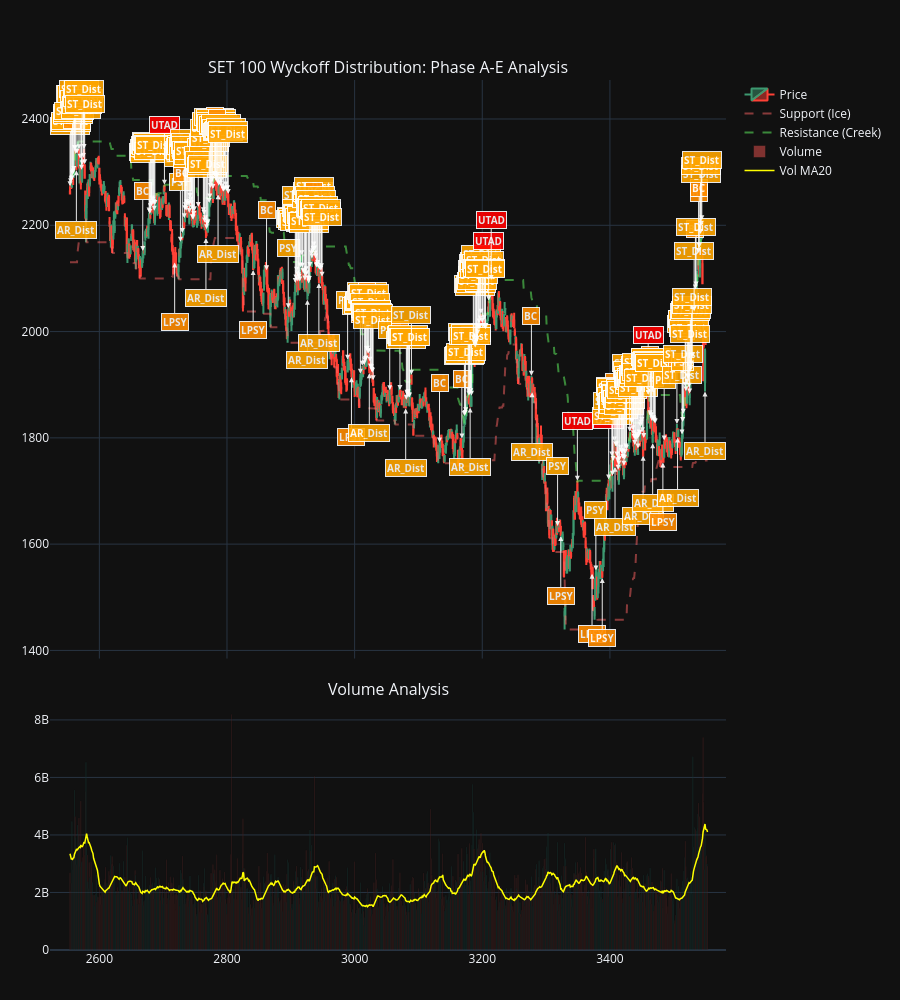

This figure's notebook cell:
### Code cell
# --- Visualization: Full Distribution Phase A-E (Updated) --- #

# 1. รายชื่อ Event ฝั่ง Distribution ให้ครบตาม Logic ใหม่
dist_events = ['PSY', 'BC', 'AR_Dist', 'ST_Dist', 'UT', 'UTAD', 'SOW', 'LPSY']

# 2. ขยายช่วงข้อมูลเป็น 700-1000 วัน เพื่อให้เห็นรอบการแจกจ่ายที่ชัดเจน
dfpl = df.tail(1000).copy()

# 3. สร้าง Figure
fig = make_subplots(rows=2, cols=1, shared_xaxes=True, vertical_spacing=0.05, 
                    row_heights=[0.7, 0.3], 
                    subplot_titles=('SET 100 Wyckoff Distribution: Phase A-E Analysis', 'Volume Analysis'))

# --- กราฟบน: ราคา และ Trading Range ---
fig.add_trace(go.Candlestick(x=dfpl.index, open=dfpl['Open'], high=dfpl['High'], 
                             low=dfpl['Low'], close=dfpl['Close'], name='Price'), row=1, col=1)

# เส้นแนวรับ-แนวต้าน (Trading Range boundaries)
fig.add_trace(go.Scatter(x=dfpl.index, y=dfpl['Support_TR'], 
                         line=dict(color='rgba(255, 100, 100, 0.5)', dash='dash'), 
                         name='Support (Ice)'), row=1, col=1)
fig.add_trace(go.Scatter(x=dfpl.index, y=dfpl['Resistance_TR'], 
                         line=dict(color='rgba(100, 255, 100, 0.5)', dash='dash'), 
                         name='Resistance (Creek)'), row=1, col=1)

# กรอง Event
event_df = dfpl[dfpl['Wyckoff_Event'].isin(dist_events)]

# 4. เพิ่ม Annotations แยกสีตาม "ระดับความอันตราย"
for idx, row in event_df.iterrows():
    e_name = row['Wyckoff_Event']
    
    # กำหนดสีตามความสำคัญ
    if e_name in ['UTAD', 'SOW']:
        bg_color = "#FF0000"   # แดงสด: จุดเปลี่ยนเทรนสำคัญ (Phase C/D)
    elif e_name in ['BC', 'LPSY']:
        bg_color = "#FF8C00"   # ส้มเข้ม: จุดที่แรงซื้อเริ่มหมด (Phase A/D)
    elif e_name == 'UT':
        bg_color = "#B22222"   # แดงเข้ม: จุดทดสอบแรงขายด้านบน
    else:
        bg_color = "#FFA500"   # ส้มมาตรฐาน: จุดเริ่มสร้างกรอบ (Phase A/B)
    
    # กำหนดตำแหน่งการวาง (สลับ บน-ล่าง)
    # จุดที่เกิดบริเวณแนวต้าน (ด้านบน): PSY, BC, ST_Dist, UT, UTAD
    is_top_zone = e_name in ['PSY', 'BC', 'ST_Dist', 'UT', 'UTAD']
    y_pos = row['High'] if is_top_zone else row['Low']
    ay_val = -60 if is_top_zone else 60
    
    fig.add_annotation(
        x=idx, y=y_pos,
        text=f"<b>{e_name}</b>",
        showarrow=True, arrowhead=2, arrowcolor="white",
        ax=0, ay=ay_val,
        bgcolor=bg_color,
        font=dict(color="white", size=10),
        bordercolor="white",
        opacity=0.9
    )

# --- กราฟล่าง: Volume Analysis ---
vol_colors = ['#26a69a' if c >= o else '#ef5350' for c, o in zip(dfpl['Close'], dfpl['Open'])]
fig.add_trace(go.Bar(x=dfpl.index, y=dfpl['Volume'], name='Volume', 
                     marker_color=vol_colors, opacity=0.5), row=2, col=1)

fig.add_trace(go.Scatter(x=dfpl.index, y=dfpl['Vol_MA20'], 
                         line=dict(color='yellow', width=1.5), name='Vol MA20'), row=2, col=1)

# ปรับแต่ง Layout ให้สอดคล้องกับฝั่ง Accumulation
fig.update_layout(
    height=1000,
    template='plotly_dark',
    xaxis_rangeslider_visible=False,
    margin=dict(l=50, r=50, t=80, b=50),
    showlegend=True
)

fig.show()
